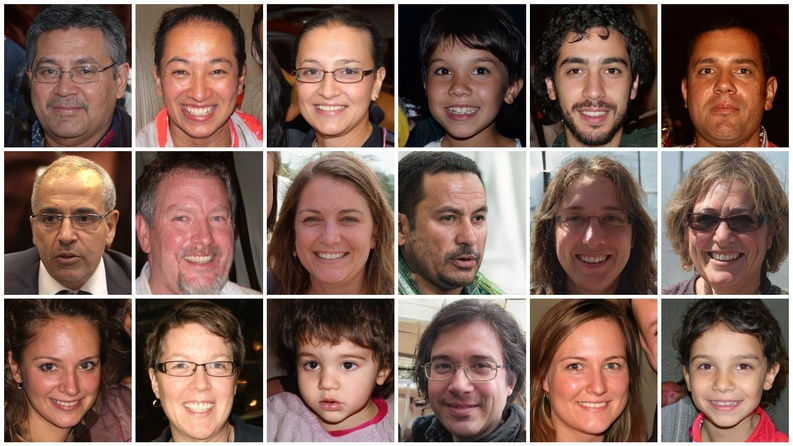
#> input picture Advanced/3-Haar/img/people_normal.jpg, 793 x 446 px, shrunk from 1920 x 1080 before the run
$ jupyter execute --allow-errors '3-3-Haar-comparison of different degree images.ipynb'   (shell and % lines are left out)
#> lines starting #> are read from the running program, lines starting #| are printed output that depends on the picture; after the words box and inside, x2 and y2 are one past the last pixel; in counts of white or black regions, pixels touching at a corner belong together
# Haar-旋轉圖比較

[cell 1]
import numpy as np
import cv2 as cv

### 載入剛剛介紹的showImage（這裡就不展開介紹，有興趣請自行參閱）

## __1.__ 建構CascadeClassifier，從硬碟中讀取模型

[cell 2]
#cascade=cv.CascadeClassifier(model_location)
#cascade:建構出來的分類器
#model_location:模型的存放位置
face_cascade = cv.CascadeClassifier('./assets/haarcascades/haarcascade_frontalface_default.xml')
eye_cascade = cv.CascadeClassifier('./assets/haarcascades/haarcascade_eye.xml')

## __2.__ 將需要用到的圖載入

`people_normal.jpg`為正常角度的照片

`people_turn_30.png`則是將以上的圖片旋轉30度

[cell 3]
normal_img = cv.imread('./img/people_normal.jpg')
#> normal_img is the input picture: shape (446, 793, 3); mean B, G, R 87.6, 98, 126.3
turn_30_img=cv.imread('./img/people_turn_30.png')
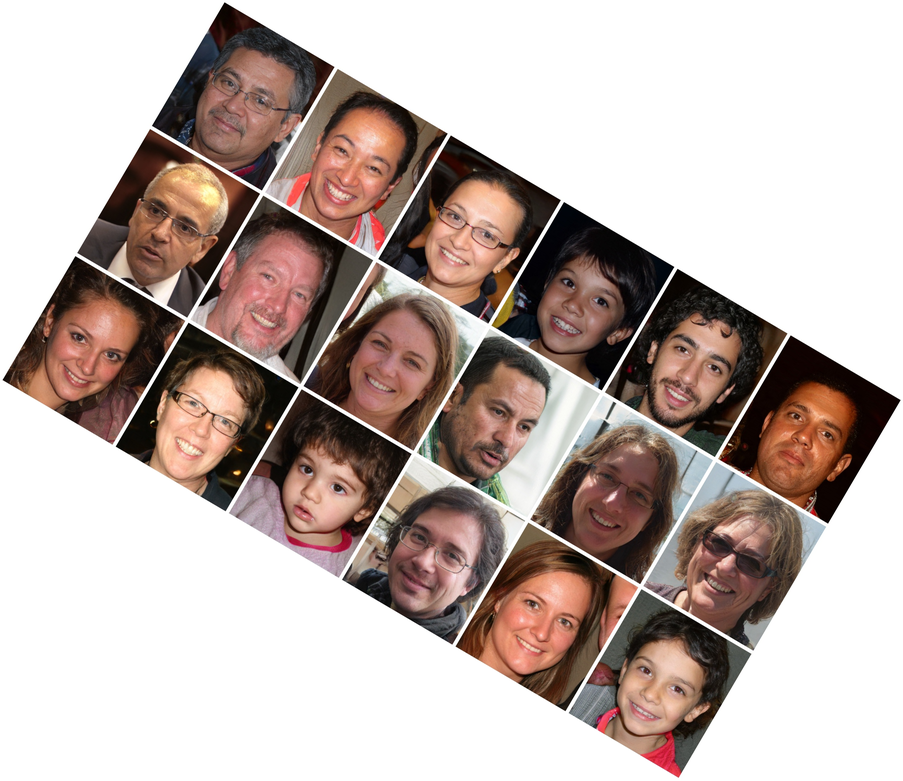
#> input picture Advanced/3-Haar/img/people_turn_30.png, 903 x 781 px, shrunk from 2187 x 1891 before the run
#> turn_30_img is the input picture: shape (781, 903, 3); mean B, G, R 171.1, 176.3, 190.5


gray_normal_img = cv.cvtColor(normal_img, cv.COLOR_BGR2GRAY)
gray_turn_30_img = cv.cvtColor(turn_30_img, cv.COLOR_BGR2GRAY)

## __3.__ 分別將圖進行辨識，並將辨識結果畫在原圖上
#### 正常角度的照片辨識

[cell 4]
faces_normal=[]
faces_normal = face_cascade.detectMultiScale(gray_normal_img, 1.2, 5)
#> faces_normal = 18 rows, first 6: [284, 34, 98, 98], [152, 33, 96, 96], [418, 181, 93, 93], [23, 332, 89, 89], [285, 331, 93, 93], [680, 333, 89, 89]

for (x,y,w,h) in faces_normal:
    cv.rectangle(normal_img,(x,y),(x+w,y+h),(255,0,0),2)
    roi_gray = gray_normal_img[y:y+h, x:x+w]
    roi_color = normal_img[y:y+h, x:x+w]
    eyes = eye_cascade.detectMultiScale(roi_gray, 1.2, 5)
    for (ex,ey,ew,eh) in eyes:
        cv.rectangle(roi_color,(ex,ey),(ex+ew,ey+eh),(0,255,0),2)
#> this loop made 18 passes
#> (x, y, w, h, eyes) on passes 2, 3, 4, 5, 6, 7, 9, 10, 11, 13: (152, 33, 96, 96, [[17, 28, 22, 22]]), (418, 181, 93, 93, [[20, 27, 22, 22], [49, 26, 22, 22]]), (23, 332, 89, 89, [[49, 20, 25, 25], [11, 21, 29, 29]]), (285, 331, 93, 93, [[13, 21, 26, 26], [49, 20, 29, 29]]), (680, 333, 89, 89, [[13, 22, 25, 25], [50, 22, 25, 25]]), (546, 329, 94, 94, [[52, 24, 25, 25], [14, 24, 26, 26]]), (544, 32, 100, 100, [[19, 28, 22, 22], [55, 27, 25, 25]]), (675, 35, 100, 100, [[19, 25, 22, 22], [56, 25, 24, 24]]), (413, 38, 97, 97, [[17, 21, 25, 25], [55, 21, 24, 24]]), (286, 184, 92, 92, [[50, 24, 23, 23]])
#> (x, y, w, h) on passes 1, 8, 12, 14, 15, 16: (284, 34, 98, 98), (19, 32, 99, 99), (17, 180, 101, 101), (541, 184, 100, 100), (146, 328, 100, 100), (411, 326, 102, 102)
#> pass 1, `roi_color = normal_img[y:y+h, x:x+w]`:
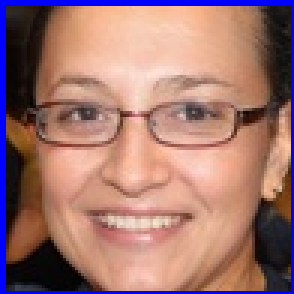
#> roi_color: shape (98, 98, 3) (shown 3 times larger); mean B, G, R 114.3, 117.6, 160.1
#> after the loop:
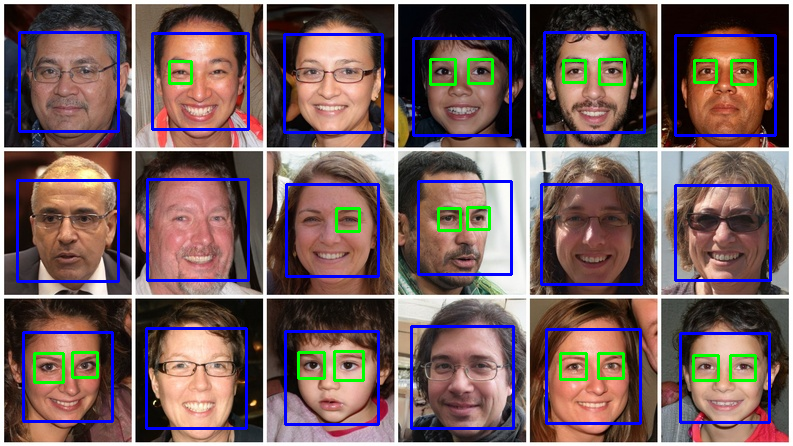
#> normal_img: shape (446, 793, 3); 7.36% of pixels changed, all inside (x1, y1, x2, y2) = (16, 31, 777, 430)
#> after the loop:
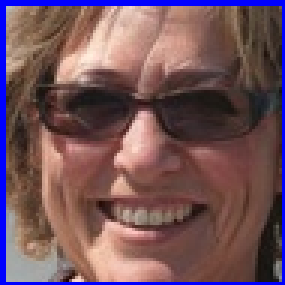
#> roi_color: shape (95, 95, 3) (shown 3 times larger); mean B, G, R 90.8, 84, 114.7
#> after the loop:
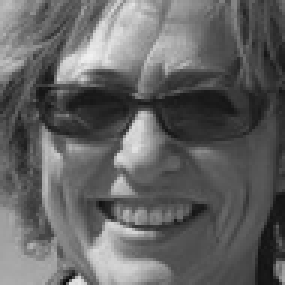
#> roi_gray: shape (95, 95) (shown 3 times larger); min 10, max 241, mean 99.2

#### 旋轉30度的照片辨識

[cell 5]
faces_turn_30=[]
faces_turn_30 = face_cascade.detectMultiScale(gray_turn_30_img, 1.5, 5)
#> faces_turn_30 = [[43, 340, 54, 54]]

for (x,y,w,h) in faces_turn_30:
    cv.rectangle(turn_30_img,(x,y),(x+w,y+h),(255,0,0),2)
    roi_gray = gray_turn_30_img[y:y+h, x:x+w]
    roi_color = turn_30_img[y:y+h, x:x+w]
    eyes = eye_cascade.detectMultiScale(roi_gray, 1.2, 5)
    for (ex,ey,ew,eh) in eyes:
        cv.rectangle(roi_color,(ex,ey),(ex+ew,ey+eh),(0,255,0),2)
#> this loop made 1 pass
#> turn_30_img: shape (781, 903, 3); 0.09% of pixels changed, all inside (x1, y1, x2, y2) = (42, 339, 99, 396)

## __4.__ 最後將圖顯示出來
可以發現經過旋轉過後，幾乎沒辦法辨識人臉與眼睛

#> (a cell that did not finish here is left out)

# 不同角度人臉
---
## __1.__ 將`./img/face`不同角度的人臉載入

[cell 7]
face_imgs=[]

face_imgs.append(cv.imread('./img/face/face_up_left_90.png'))
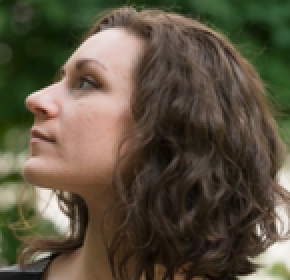
#> input picture Advanced/3-Haar/img/face/face_up_left_90.png, 145 x 140 px, shrunk from 350 x 340 before the run (shown 2 times larger)
face_imgs.append(cv.imread('./img/face/face_up_left_45.png'))
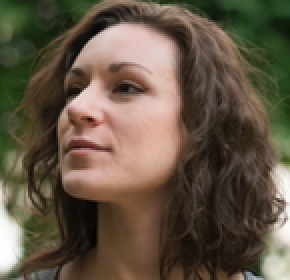
#> input picture Advanced/3-Haar/img/face/face_up_left_45.png, 145 x 140 px, shrunk from 350 x 340 before the run (shown 2 times larger)
face_imgs.append(cv.imread('./img/face/face_up_center.png'))
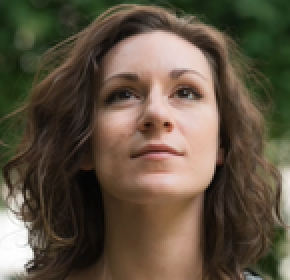
#> input picture Advanced/3-Haar/img/face/face_up_center.png, 145 x 140 px, shrunk from 350 x 340 before the run (shown 2 times larger)
face_imgs.append(cv.imread('./img/face/face_up_right_45.png'))
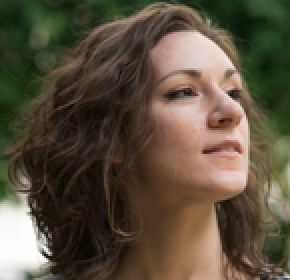
#> input picture Advanced/3-Haar/img/face/face_up_right_45.png, 145 x 140 px, shrunk from 350 x 340 before the run (shown 2 times larger)
face_imgs.append(cv.imread('./img/face/face_up_right_90.png'))

face_imgs.append(cv.imread('./img/face/face_left_90.png'))
face_imgs.append(cv.imread('./img/face/face_left_45.png'))
face_imgs.append(cv.imread('./img/face/face_center.png'))
face_imgs.append(cv.imread('./img/face/face_right_45.png'))
face_imgs.append(cv.imread('./img/face/face_right_90.png'))

face_imgs.append(cv.imread('./img/face/face_down_left_90.png'))
face_imgs.append(cv.imread('./img/face/face_down_left_45.png'))
face_imgs.append(cv.imread('./img/face/face_down_center.png'))
face_imgs.append(cv.imread('./img/face/face_down_right_45.png'))
face_imgs.append(cv.imread('./img/face/face_down_right_90.png'))

## __2.__ 將載入的圖片轉成灰階圖

[cell 8]
face_gray_imgs=[]

gray_turn_30_img = cv.cvtColor(turn_30_img, cv.COLOR_BGR2GRAY)

#> (the rest of this cell did not finish here and is left out)
